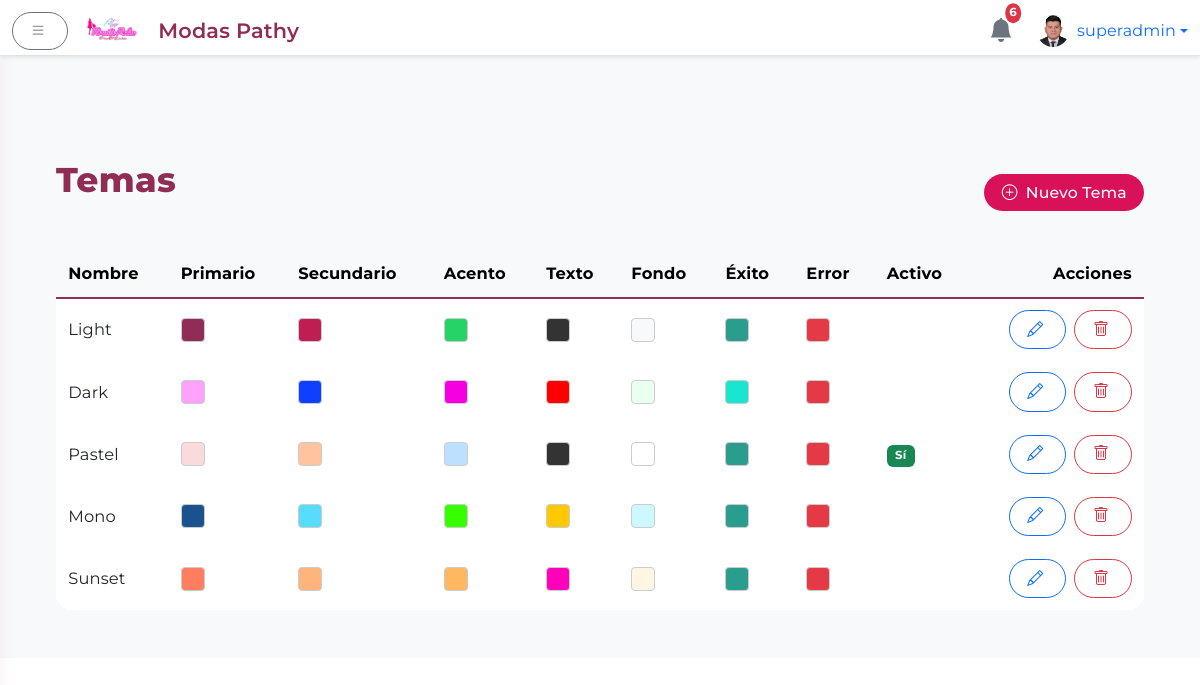
The app's page /admin/themes (signed in) with its own data.
### app.py (models this page shows, shortened)
class User(UserMixin, db.Model):
    id = db.Column(db.Integer, primary_key=True)
    username = db.Column(db.String(64), unique=True, nullable=False)
    name = db.Column(db.String(128), nullable=True)
    password = db.Column(db.String(128), nullable=False)
    is_superadmin = db.Column(db.Boolean, default=False)
    profile_image = db.Column(db.String(256), nullable=True)

class Theme(db.Model):
    __tablename__ = 'themes'
    id         = db.Column(db.Integer, primary_key=True)
    name       = db.Column(db.String(50), unique=True, nullable=False)
    primary    = db.Column(db.String(7), nullable=False)  # e.g. #8F2D56
    secondary  = db.Column(db.String(7), nullable=False)  # e.g. #BF1E53
    accent     = db.Column(db.String(7), nullable=False)  # e.g. #25D366
    text_color = db.Column(db.String(7), nullable=False)  # e.g. #333333
    bg_color   = db.Column(db.String(7), nullable=False)  # e.g. #F8F9FA
    success    = db.Column(db.String(7), nullable=False)  # e.g. #2A9D8F
    error      = db.Column(db.String(7), nullable=False)  # e.g. #E63946
    is_default = db.Column(db.Boolean, default=False)
    created_at = db.Column(db.DateTime, default=datetime.utcnow)

### app.py (the view)
@app.route('/admin/themes')
@login_required
@superadmin_required
def admin_themes():
    temas = Theme.query.order_by(Theme.created_at.desc()).all()
    return render_template('admin/themes.html', temas=temas)

### app.py (called while the page is built)
def superadmin_required(f):
    @wraps(f)
    def decorated_function(*args, **kwargs):
        if not current_user.is_authenticated or not getattr(current_user, 'is_superadmin', False):
            abort(403)
        return f(*args, **kwargs)
    return decorated_function

@app.context_processor
def inject_helpers():
    return dict(slugify=_slugify)

@app.context_processor
def inject_notifications():
    notifications = Notification.query.order_by(Notification.timestamp.desc()).limit(6).all()
    notifs = [
        {'message': n.message, 'timestamp': n.timestamp.strftime('%d/%m %H:%M'), 'admin_name': n.admin_name}
        for n in notifications
    ]
    return dict(notifications=notifs)

@app.context_processor
def inject_theme():
    active = Theme.query.filter_by(is_default=True).first()
    all_themes = Theme.query.order_by(Theme.name).all()
    return {'active_theme': active, 'all_themes': all_themes}

@login.user_loader
def load_user(user_id):
    return db.session.get(User, int(user_id))

@app.context_processor
def inject_public_data():
    categorias = Category.query.order_by(Category.name).all()
    contact = ContactInfo.query.first()
    if contact is None:
        contact = ContactInfo()
        db.session.add(contact)
        db.session.commit()
    return {
        'public_categories': categorias,
        'now': lambda fmt=None: datetime.utcnow().strftime(fmt or '%Y'),
        'contact_info': contact
    }

### templates/admin/themes.html (shortened to what this page needs)
{% extends 'admin/base_admin.html' %}
{% block body_admin %}
<div class="container-fluid">
  <div class="d-flex justify-content-between align-items-center mb-4">
    <h2>Temas</h2>
    <a href="{{ url_for('admin_create_theme') }}" class="btn btn-primary">
      <i class="bi bi-plus-circle me-1"></i> Nuevo Tema
    </a>
  </div>
  <div class="table-responsive">
    <table class="table table-hover align-middle">
      <thead class="table-light">
        <tr>
          <th>Nombre</th>
          <th>Primario</th>
          <th>Secundario</th>
          <th>Acento</th>
          <th>Texto</th>
          <th>Fondo</th>
          <th>Éxito</th>
          <th>Error</th>
          <th>Activo</th>
          <th class="text-end">Acciones</th>
        </tr>
      </thead>
      <tbody>
        {% for tema in temas %}
        <tr>
          <td>{{ tema.name }}</td>
          {% for col in [tema.primary, tema.secondary, tema.accent, tema.text_color, tema.bg_color, tema.success, tema.error] %}
          <td>
            <div
              style="width:1.5rem; height:1.5rem; border-radius:.25rem;
                     background: {{ col }}; border:1px solid #ccc">
            </div>
          </td>
          {% endfor %}
          <td>
            {% if tema.is_default %}
            <span class="badge bg-success">Sí</span>
            {% endif %}
          </td>
          <td class="text-end">
            <a href="{{ url_for('admin_edit_theme', id=tema.id) }}"
               class="btn btn-sm btn-outline-primary me-1">
              <i class="bi bi-pencil"></i>
            </a>
            <form action="{{ url_for('admin_delete_theme', id=tema.id) }}" method="POST" class="d-inline">
              <button type="submit"
                      class="btn btn-sm btn-outline-danger"
                      onclick="return confirm('¿Eliminar el tema «{{ tema.name }}»?')">
                <i class="bi bi-trash"></i>
              </button>
            </form>
          </td>
        </tr>
        {% else %}
        <tr>
          <td colspan="10" class="text-center text-muted">No hay temas definidos.</td>
        </tr>
        {% endfor %}
      </tbody>
    </table>
  </div>
</div>
{% endblock %}

### templates/admin/base_admin.html (shortened to what this page needs)
<!DOCTYPE html>
<html lang="es">
<head>
  <link href="https://cdn.jsdelivr.net/npm/bootstrap@5.3.0/dist/css/bootstrap.min.css" rel="stylesheet"/>
  <link href="https://cdn.jsdelivr.net/npm/bootstrap-icons@1.10.5/font/bootstrap-icons.css" rel="stylesheet"/>
  <link rel="stylesheet" href="https://cdnjs.cloudflare.com/ajax/libs/animate.css/4.1.1/animate.min.css"/>
  <link rel="stylesheet" href="{{ url_for('static', filename='css/admin.css') }}"/>
</head>
<body>
  <div aria-live="polite" aria-atomic="true" class="position-fixed top-0 end-0 p-3" style="z-index: 1055;">
  </div>
  <header class="navbar navbar-light bg-white border-bottom fixed-top shadow-sm">
    <div class="container-fluid">
      <button id="sidebarToggle" class="btn btn-outline-secondary me-3">
        <i class="bi bi-list"></i>
      </button>
      <a href="{{ url_for('admin_dashboard') }}" class="navbar-brand d-flex align-items-center mb-0 h1" style="gap:10px;">
        <img src="{{ url_for('static', filename='images/logo.png') }}" alt="Logo" height="36" class="d-inline-block align-text-top" style="margin-right:8px;">
        <span class="d-none d-md-inline" style="font-size:1.3rem; font-weight:600; color:#8F2D56;">Modas Pathy</span>
      </a>
      <div class="d-flex align-items-center ms-auto">
        <div class="position-relative me-4 dropdown">
          <a href="#" id="notifDropdown" data-bs-toggle="dropdown" aria-expanded="false" class="text-decoration-none">
            <i class="bi bi-bell-fill fs-4 text-secondary"></i>
            <span class="badge bg-danger position-absolute top-0 start-100 translate-middle p-1 rounded-circle">
              {{ notifications|length if notifications else 0 }}
            </span>
          </a>
        </div>
        <div class="dropdown">
          <a href="#" class="d-flex align-items-center text-decoration-none dropdown-toggle" id="dropdownUser" data-bs-toggle="dropdown" aria-expanded="false">
            <img src="{% if current_user.profile_image %}
                        {{ url_for('static', filename='perfiles/' ~ current_user.profile_image) }}
                      {% else %}
                        {{ url_for('static', filename='perfiles/default.png') }}
                      {% endif %}"
                 alt="Avatar" width="32" height="32" class="rounded-circle me-2" style="object-fit:cover;">
            <span>{{ current_user.username }}</span>
          </a>
        </div>
      </div>
    </div>
  </header>
  <div class="d-flex">
<main class="flex-grow-1 bg-light">
  <div class="container-fluid mt-5 pt-4">
    {% block body_admin %}{% endblock %}
  </div>
</main>
</body>
</html>

### static/css/admin.css (style rules this page uses)
:root { --rojo: #D81159; --fucsia: #8F2D56; --accent: #8F2D56; --accent-light: rgba(143,45,86,0.08); --blanco: #FFFFFF; --gris-claro: #f8f9fa; --gris-oscuro: #e3e3e3; --shadow-card: 0 4px 24px rgba(143, 45, 86, 0.09); --shadow-hover: 0 8px 36px rgba(143, 45, 86, 0.18); }
body, .form-label, .btn, .card-title, .navbar-brand, .nav-link { font-family: 'Montserrat', sans-serif; letter-spacing: 0.01em; }
body { margin-top: 56px; background: linear-gradient(145deg, var(--blanco) 60%, var(--gris-claro) 100%); }
header.navbar { height: 56px; z-index: 1000; box-shadow: 0 4px 18px rgba(143, 45, 86, 0.07); }
main { transition: margin-left 0.3s cubic-bezier(.87,-.41,.19,1.44); margin-left: 0; padding: 2rem; }
h2 { font-size: 2.15rem; color: var(--fucsia); margin-bottom: 1.5rem; letter-spacing: 0.01em; font-weight: 800; }
.badge { font-size: 0.73rem; padding: 0.45em 0.72em; }
.table { background: var(--blanco); border-radius: 1rem; overflow: hidden; }
.table thead { background: var(--gris-claro); color: var(--fucsia); font-weight: 600; border-bottom: 2.5px solid var(--accent); }
.table th, .table td { vertical-align: middle; border: none; font-size: 1.02em; padding: 0.7em 0.75em; }
.btn { font-size: 0.98em; border-radius: 2em !important; font-weight: 500; padding: 0.42em 1.1em; letter-spacing: 0.01em; box-shadow: none; transition: background 0.15s, color 0.15s, box-shadow 0.15s; }
.btn-primary { background: var(--rojo); border: none; }
.btn-outline-secondary, .btn-outline-danger { border-width: 1.4px; }
.btn i { margin-right: 4px; }
.table-responsive { border-radius: 1.3rem; }

### records on screen
User: profile_image (picture), username "superadmin"
Theme: name "Light"
Theme: name "Dark"
Theme: name "Pastel", is_default "Sí"
Theme: name "Mono"
Theme: name "Sunset"

### other values on screen
{{ notifications|length if notifications else 0 }} "6"
